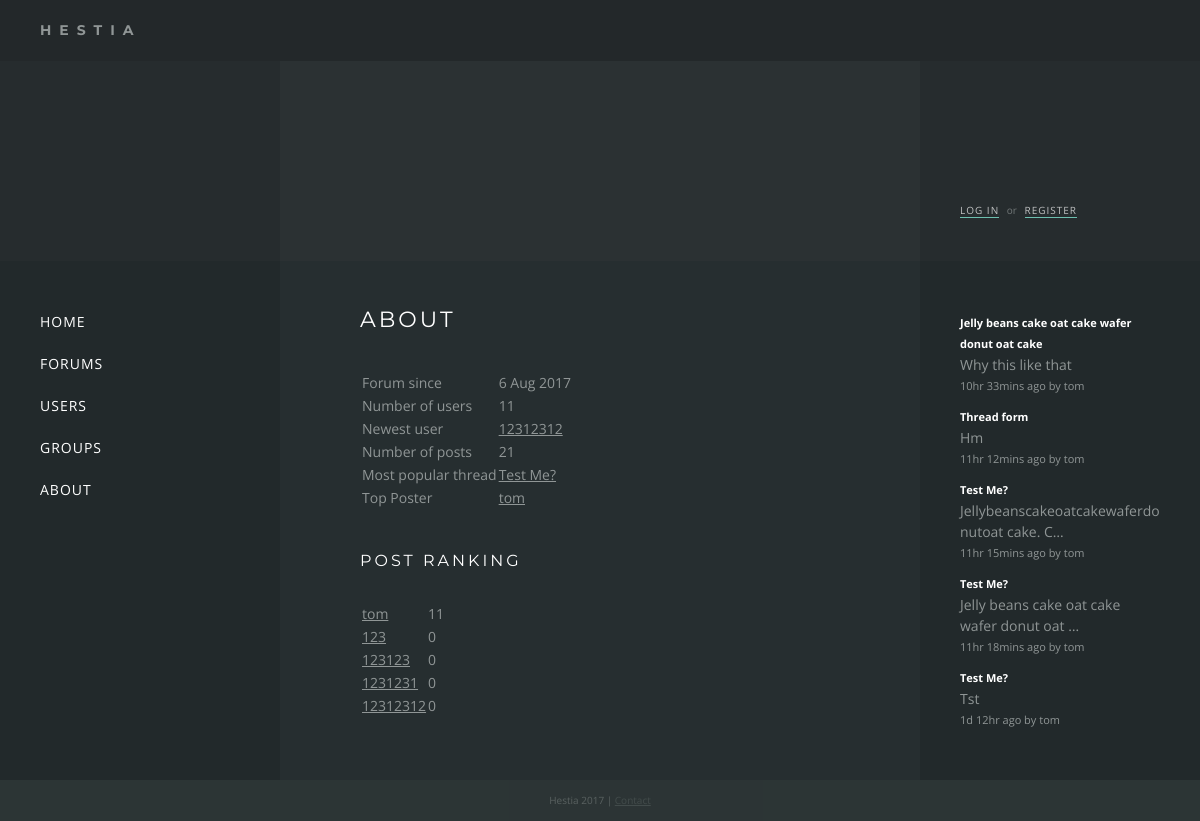
/about, run on the app's committed database.
### forums/models.py (models this page shows, shortened)
class Thread(models.Model):
    title = models.CharField(max_length=200)
    message = models.CharField(max_length=200)
    posted = models.DateTimeField('date posted')
    poster = models.ForeignKey(settings.AUTH_USER_MODEL, null=True)
    def was_posted_recently(self):
    	now = timezone.now()
    	return now - datetime.timedelta(days=1) <= self.posted <= now
    was_posted_recently.posted  = True
    was_posted_recently.boolean = True
    was_posted_recently.short_description = 'Published recently?'

class Response(models.Model):
    thread = models.ForeignKey(Thread, on_delete=models.CASCADE)
    poster = models.ForeignKey(settings.AUTH_USER_MODEL)
    message = models.CharField(max_length=200)
    posted = models.DateTimeField('date posted')

### hestia/views.py (the view)
# urls.py: url(r'^about$', views.about, name='about'),
def about(request):
	first_posted = Thread.objects.all().aggregate(Min('posted'))
	number_of_users = User.objects.count()
	newest_user = User.objects.order_by('-date_joined').first()
	number_of_posts = Thread.objects.count() + Response.objects.count()
	popular_thread = Thread.objects.annotate(num_replies=Count('response')).order_by('-num_replies').first()
	top_poster = User.objects.annotate(num_replies=Count('response')).order_by('-num_replies').first()
	post_rankings = User.objects.annotate(num_replies=Count('response')).order_by('-num_replies')[:5]
	data = {
		'first_posted': first_posted,
		'number_of_users': number_of_users,
		'newest_user': newest_user,
		'number_of_posts': number_of_posts,
		'popular_thread': popular_thread,
		'top_poster': top_poster,
		'post_rankings': post_rankings
	}
	return render(request, 'about.html', data)

### templates/about.html
{% extends "base.html" %}
{% block content %}
	<h1>{% block title %}About{% endblock %}</h1>
	<table>
		<tr>
			<td>Forum since</td>
			<td>{{ first_posted.posted__min|date:"j M Y" }}</td>
		</tr>
		<tr>
			<td>Number of users</td>
			<td>{{ number_of_users }}</td>
		</tr>
		<tr>
			<td>Newest user</td>
			<td><a href="/users/profile/{{ newest_user.username }}">{{ newest_user.username }}</a></td>
		</tr>
		<tr>
			<td>Number of posts</td>
			<td>{{ number_of_posts }}</td>
		</tr>
		<tr>
			<td>Most popular thread</td>
			<td><a href="/forums/{{ popular_thread.id }}">{{ popular_thread.title }}</a></td>
		</tr>
		<tr>
			<td>Top Poster</td>
			<td><a href="/users/profile/{{ top_poster.username }}">{{ top_poster.username }}</a></td>
		</tr>
	</table>
	<h2>Post Ranking</h2>
	<table>
    {% for poster in post_rankings %}
		<tr>
			<td><a href="/users/profile/{{ poster.username }}">{{ poster.username }}</a></td>
			<td>{{ poster.num_replies }}</td>
		</tr>
    {% endfor %}
	</table>
{% endblock %}

### templates/base.html (shortened to what this page needs)
{% load static %}
{% load timesinceshort %}
<!DOCTYPE html>
<html>
<head>
	<link rel="stylesheet" type="text/css" href="{% static 'forums/style.css' %}" />
</head>
<body>
<div class="wrapper">
	<div class="header"><div class="title">Hestia</div></div>
	<div class="hero">
		<div class="box sidebar">
		</div>
		<div class="box content">
		</div>
		<div class="box sidebar auth">
		{% if user.is_authenticated %}
			<div class="name">Hello, <a href="/users/profile/{{ user.username }}">{{ user.username }}</a></div>
			<a href="/users/logout">Log out</a>
		{% else %}
			<a href="/users/login">Log in</a> <span>or</span> <a href="/users/register">Register</a>
		{% endif %}
		</div>
	</div>
	<div class="main">
		<div class="box sidebar">
			<nav>
			<ul>
			<li><a href="/">Home</a></li>
			<li><a href="/forums">Forums</a></li>
			<li><a href="/users">Users</a></li>
			<li><a href="/groups">Groups</a></li>
			<li><a href="/about">About</a></li>
			</ul>
			</nav>
		</div>
		<div class="box content">
			{% block content %}{% endblock %}
		</div>
		<div class="box sidebar">
			<div class="recent-responses">
				{% for recent_response in request.recent_responses %}
				<div class="response">
					<a href="/forums/{{ recent_response.thread.id }}">
						<div class="text-small"><b>{{ recent_response.thread.title }}</b></div>
						<p>{{ recent_response.message|truncatechars:43 }}</p>
						<div class="text-small">{{ recent_response.posted|timesinceshort }} ago by {{ recent_response.poster.username }}</div>
					</a>
				</div>
				{% endfor %}
			</div>
		</div>
	</div>
	<div class="footer">Hestia 2017 | <a href="">Contact</a></div>
</div>
</body>
</html>

### forums/static/forums/style.css (style rules this page uses)
* { margin:0; padding:0; }
html, body { height: 100%; }
body { font-family: 'Open Sans', sans-serif; background: #2F3838; color: #909696; font-size: 14px; line-height: 1.5em; }
a { color: #909696; }
h1 { color: #FFF; font-family: 'Montserrat', sans-serif; font-size: 22px; text-transform: uppercase; letter-spacing: 3px; font-weight: normal; margin-bottom: 40px; }
h2 { color: #FFF; font-family: 'Montserrat', sans-serif; font-size: 16px; text-transform: uppercase; letter-spacing: 3px; font-weight: normal; margin-bottom: 30px; margin-top: 40px; }
li { list-style-type: none; line-height: 1.7em; }
.text-small { font-size: 11px; }
.wrapper { height: 100%; display: table; width: 100%; }
.header { font-family: 'Montserrat', sans-serif; display: table-row; height: 1px; background: #23282A; }
.header .title { padding: 20px; padding-left: 40px; text-transform: uppercase; letter-spacing: 8px; font-weight: bold; }
.main { height: 100%; display: table; width: 100%; background: #262E30; }
.main .sidebar { width: 200px; background: #22292B; }
.hero { height: 200px; display: table; width: 100%; background: #2B3133; }
.hero .sidebar { width: 200px; background: rgba(34, 41, 43, 0.5); }
.box { display: table-cell; padding: 40px; }
.content { padding: 40px 80px; }
nav li { font-size: 14px; list-style-type: none; line-height: 3em; text-transform: uppercase; letter-spacing: 1px; }
nav li a { text-decoration: none; color: #FFF; padding: 5px 0; }
.auth { vertical-align: bottom; font-size: 10px; }
.auth span { opacity: 0.7; padding: 0 5px; }
.auth > a { text-decoration: none; text-transform: uppercase; color: #FFF; border-bottom: 1px solid #8CFEE6; letter-spacing: 1px; opacity: 0.7; }
.recent-responses .response { margin-bottom: 10px; word-break: break-word; }
.recent-responses a { text-decoration: none; }
.recent-responses .text-small b { color: #FFF; }
.footer { display: table; height: 1px; background: #22292B; color: #444; width: 100%; text-align: center; color: #FFF; opacity: 0.2; font-size: 10px; padding: 10px 0; }

### data on the page
Thread: title "Test Me?"
Response: thread "Jelly beans cake oat cake wafer donut oat cake", message "Why this like that", posted "10hr 33mins", poster.username "tom"
Response: thread "Thread form", message "Hm", posted "11hr 12mins", poster.username "tom"
Response: thread "Test Me?", message "Jellybeanscakeoatcakewaferdonutoat cake. C…", posted "11hr 15mins", poster.username "tom"
Response: thread "Test Me?", message "Jelly beans cake oat cake wafer donut oat …", posted "11hr 18mins", poster.username "tom"
Response: thread "Test Me?", message "Tst", posted "1d 12hr", poster.username "tom"

### other printed values
{{ first_posted.posted__min|date:"j M Y" }} "6 Aug 2017"
{{ number_of_users }} "11"
{{ newest_user.username }} "12312312"
{{ number_of_posts }} "21"
{{ top_poster.username }} "tom"
{{ poster.username }} "tom"
{{ poster.num_replies }} "11"
{{ poster.username }} "123"
{{ poster.num_replies }} "0"
{{ poster.username }} "123123"
{{ poster.username }} "1231231"
{{ poster.username }} "12312312"
